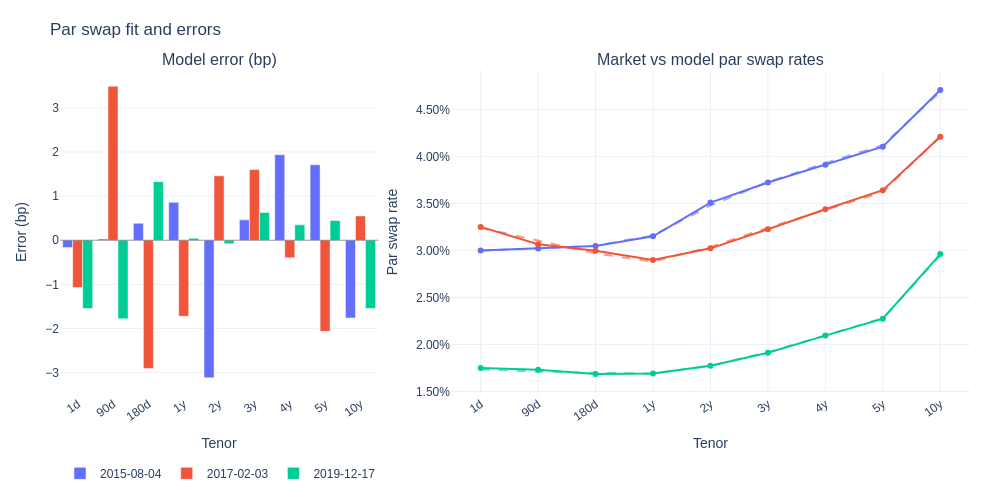

Notebook code for this chart:
### Markdown cell above
### Results

Qualitatively, the model tracks the market par swap curve very closely on the sample dates. The dashed model curves sit almost on top of the market markers across maturities, and the left-panel bar chart shows low residuals (basis points). With more time spend on training, this results can be improved a lot.

### Code cell
fig, dates = plot_swap_rates(model, test_market_rates_df)
fig.show()

### Figure 1 — Plotly figure (JSON) as saved in the notebook; plotly's stock layout.template omitted (floating-point values rounded to 4 significant figures)
{"data": [{"legendgroup": "2015-08-04", "marker": {"color": "#636EFA"}, "name": "2015-08-04", "type": "bar", "x": ["1d", "90d", "180d", "1y", "2y", "3y", "4y", "5y", "10y"], "xaxis": "x", "y": [-0.166, 0.02917, 0.3844, 0.8596, -3.118, 0.4623, 1.939, 1.71, -1.761], "yaxis": "y"}, {"legendgroup": "2015-08-04", "line": {"color": "#636EFA"}, "marker": {"color": "#636EFA"}, "mode": "markers+lines", "name": "2015-08-04 (Market)", "showlegend": false, "type": "scatter", "x": ["1d", "90d", "180d", "1y", "2y", "3y", "4y", "5y", "10y"], "xaxis": "x2", "y": [0.03, 0.0302, 0.03047, 0.0315, 0.03509, 0.03722, 0.0391, 0.04102, 0.04706], "yaxis": "y2"}, {"legendgroup": "2015-08-04", "line": {"color": "#636EFA", "dash": "dash"}, "mode": "lines", "name": "2015-08-04 (Model)", "opacity": 0.6, "showlegend": false, "type": "scatter", "x": ["1d", "90d", "180d", "1y", "2y", "3y", "4y", "5y", "10y"], "xaxis": "x2", "y": [0.02998, 0.0302, 0.03051, 0.03159, 0.03478, 0.03727, 0.03929, 0.04119, 0.04688], "yaxis": "y2"}, {"legendgroup": "2017-02-03", "marker": {"color": "#EF553B"}, "name": "2017-02-03", "type": "bar", "x": ["1d", "90d", "180d", "1y", "2y", "3y", "4y", "5y", "10y"], "xaxis": "x", "y": [-1.072, 3.491, -2.905, -1.724, 1.459, 1.601, -0.397, -2.064, 0.551], "yaxis": "y"}, {"legendgroup": "2017-02-03", "line": {"color": "#EF553B"}, "marker": {"color": "#EF553B"}, "mode": "markers+lines", "name": "2017-02-03 (Market)", "showlegend": false, "type": "scatter", "x": ["1d", "90d", "180d", "1y", "2y", "3y", "4y", "5y", "10y"], "xaxis": "x2", "y": [0.0325, 0.03065, 0.02998, 0.02898, 0.03022, 0.03225, 0.03438, 0.03641, 0.04209], "yaxis": "y2"}, {"legendgroup": "2017-02-03", "line": {"color": "#EF553B", "dash": "dash"}, "mode": "lines", "name": "2017-02-03 (Model)", "opacity": 0.6, "showlegend": false, "type": "scatter", "x": ["1d", "90d", "180d", "1y", "2y", "3y", "4y", "5y", "10y"], "xaxis": "x2", "y": [0.03239, 0.031, 0.02969, 0.0288, 0.03037, 0.03241, 0.03434, 0.0362, 0.04214], "yaxis": "y2"}, {"legendgroup": "2019-12-17", "marker": {"color": "#00CC96"}, "name": "2019-12-17", "type": "bar", "x": ["1d", "90d", "180d", "1y", "2y", "3y", "4y", "5y", "10y"], "xaxis": "x", "y": [-1.548, -1.777, 1.328, 0.04433, -0.08043, 0.6302, 0.348, 0.4475, -1.546], "yaxis": "y"}, {"legendgroup": "2019-12-17", "line": {"color": "#00CC96"}, "marker": {"color": "#00CC96"}, "mode": "markers+lines", "name": "2019-12-17 (Market)", "showlegend": false, "type": "scatter", "x": ["1d", "90d", "180d", "1y", "2y", "3y", "4y", "5y", "10y"], "xaxis": "x2", "y": [0.0175, 0.0173, 0.01685, 0.01691, 0.01775, 0.01911, 0.02094, 0.02274, 0.02961], "yaxis": "y2"}, {"legendgroup": "2019-12-17", "line": {"color": "#00CC96", "dash": "dash"}, "mode": "lines", "name": "2019-12-17 (Model)", "opacity": 0.6, "showlegend": false, "type": "scatter", "x": ["1d", "90d", "180d", "1y", "2y", "3y", "4y", "5y", "10y"], "xaxis": "x2", "y": [0.01735, 0.01712, 0.01699, 0.01691, 0.01774, 0.01918, 0.02097, 0.02278, 0.02946], "yaxis": "y2"}], "layout": {"annotations": [{"font": {"size": 16}, "showarrow": false, "text": "Model error (bp)", "x": 0.1748, "xanchor": "center", "xref": "paper", "y": 1, "yanchor": "bottom", "yref": "paper"}, {"font": {"size": 16}, "showarrow": false, "text": "Market vs model par swap rates", "x": 0.7148, "xanchor": "center", "xref": "paper", "y": 1, "yanchor": "bottom", "yref": "paper"}], "bargap": 0.15, "bargroupgap": 0, "barmode": "group", "font": {"family": "Arial", "size": 12}, "height": 500, "legend": {"orientation": "h", "x": 0, "xanchor": "left", "y": -0.2, "yanchor": "top"}, "margin": {"b": 90, "l": 60, "r": 30, "t": 70}, "shapes": [{"line": {"color": "rgba(0,0,0,0.35)", "width": 1}, "type": "line", "x0": 0, "x1": 1, "xref": "x domain", "y0": 0, "y1": 0, "yref": "y"}], "title": {"text": "Par swap fit and errors", "xanchor": "left"}, "width": 1000, "xaxis": {"anchor": "y", "automargin": true, "categoryarray": ["1d", "90d", "180d", "1y", "2y", "3y", "4y", "5y", "10y"], "categoryorder": "array", "domain": [0, 0.3496], "tickangle": -35, "tickfont": {"size": 12}, "title": {"text": "Tenor"}, "type": "category"}, "xaxis2": {"anchor": "y2", "automargin": true, "categoryarray": ["1d", "90d", "180d", "1y", "2y", "3y", "4y", "5y", "10y"], "categoryorder": "array", "domain": [0.4296, 1], "tickangle": -35, "tickfont": {"size": 12}, "title": {"text": "Tenor"}, "type": "category"}, "yaxis": {"anchor": "x", "domain": [0, 1], "title": {"text": "Error (bp)"}, "zeroline": false}, "yaxis2": {"anchor": "x2", "domain": [0, 1], "tickformat": ".2%", "title": {"text": "Par swap rate"}}}}
